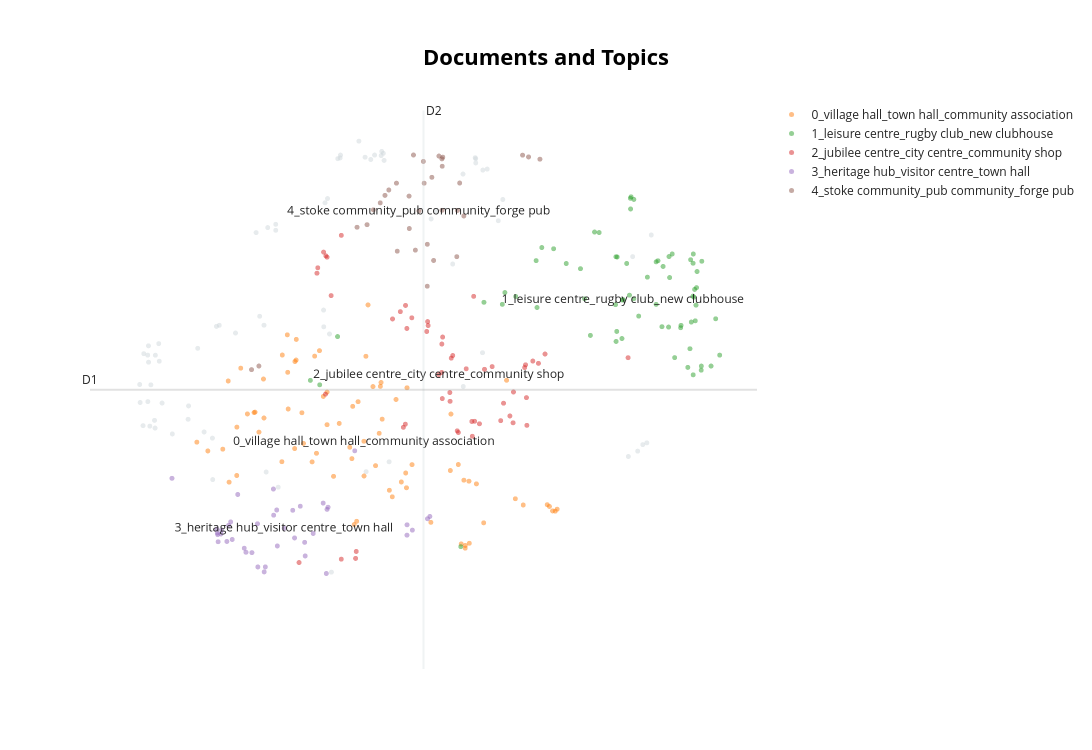

Source (notebook cell):
### Markdown cell above
### *Topic Evaluation*

### Code cell
#Topic Coherence

topic_model.visualize_documents(text)
